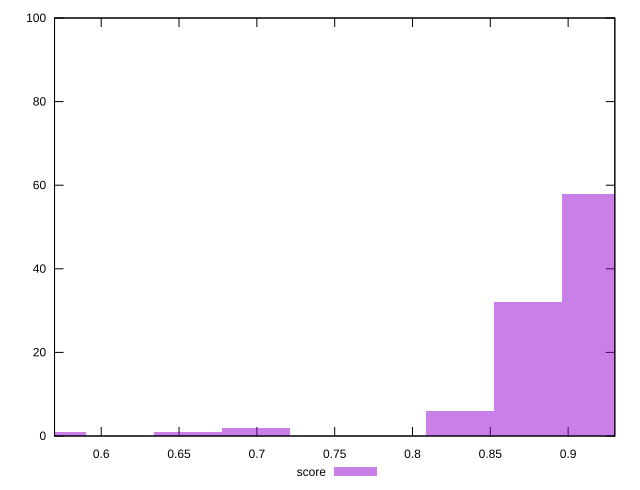

Reproduce this figure in gnuplot.
reset

$score <<EOF
0.918074688035992 58
0.8743568457485639 32
0.8306390034611356 6
0.6994854765988511 2
0.6557676343114229 1
0.5683319497365665 1
EOF

set key outside below
set boxwidth 0.04371784228742819
set xrange [0.57:0.93]
set yrange [0:100]
set trange [0:100]
set style fill transparent solid 0.5 noborder
set terminal svg size 640, 490 enhanced background rgb 'white'
set output "reprap/total-blocking-time/samples/pages+cached+noexternal/score/histogram.svg"

plot $score title "score" with boxes

reset
